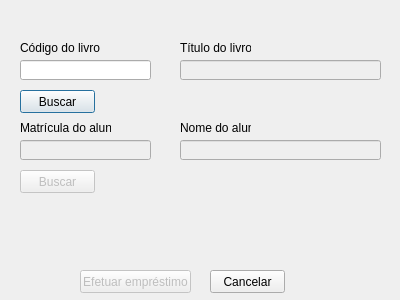
<?xml version="1.0" encoding="UTF-8"?>
<ui version="4.0">
 <class>AlunoEmprestimoDLG</class>
 <widget class="QDialog" name="AlunoEmprestimoDLG">
  <property name="geometry">
   <rect>
    <x>0</x>
    <y>0</y>
    <width>400</width>
    <height>300</height>
   </rect>
  </property>
  <property name="windowTitle">
   <string>Dialog</string>
  </property>
  <widget class="QLineEdit" name="codLivroAl">
   <property name="geometry">
    <rect>
     <x>20</x>
     <y>60</y>
     <width>131</width>
     <height>20</height>
    </rect>
   </property>
  </widget>
  <widget class="QLineEdit" name="matAluno">
   <property name="enabled">
    <bool>false</bool>
   </property>
   <property name="geometry">
    <rect>
     <x>20</x>
     <y>140</y>
     <width>131</width>
     <height>20</height>
    </rect>
   </property>
  </widget>
  <widget class="QLabel" name="label">
   <property name="geometry">
    <rect>
     <x>20</x>
     <y>40</y>
     <width>81</width>
     <height>16</height>
    </rect>
   </property>
   <property name="text">
    <string>Código do livro</string>
   </property>
  </widget>
  <widget class="QLabel" name="label_2">
   <property name="geometry">
    <rect>
     <x>20</x>
     <y>120</y>
     <width>91</width>
     <height>16</height>
    </rect>
   </property>
   <property name="text">
    <string>Matrícula do aluno</string>
   </property>
  </widget>
  <widget class="QLabel" name="label_3">
   <property name="geometry">
    <rect>
     <x>180</x>
     <y>120</y>
     <width>71</width>
     <height>16</height>
    </rect>
   </property>
   <property name="text">
    <string>Nome do aluno</string>
   </property>
  </widget>
  <widget class="QLabel" name="label_4">
   <property name="geometry">
    <rect>
     <x>180</x>
     <y>40</y>
     <width>71</width>
     <height>16</height>
    </rect>
   </property>
   <property name="text">
    <string>Título do livro</string>
   </property>
  </widget>
  <widget class="QPushButton" name="BotaoBuscarAl">
   <property name="geometry">
    <rect>
     <x>20</x>
     <y>90</y>
     <width>75</width>
     <height>23</height>
    </rect>
   </property>
   <property name="text">
    <string>Buscar</string>
   </property>
  </widget>
  <widget class="QPushButton" name="buscButton_2Al">
   <property name="enabled">
    <bool>false</bool>
   </property>
   <property name="geometry">
    <rect>
     <x>20</x>
     <y>170</y>
     <width>75</width>
     <height>23</height>
    </rect>
   </property>
   <property name="text">
    <string>Buscar</string>
   </property>
  </widget>
  <widget class="QPushButton" name="pushButton_3">
   <property name="enabled">
    <bool>false</bool>
   </property>
   <property name="geometry">
    <rect>
     <x>80</x>
     <y>270</y>
     <width>111</width>
     <height>23</height>
    </rect>
   </property>
   <property name="text">
    <string>Efetuar empréstimo</string>
   </property>
  </widget>
  <widget class="QPushButton" name="CanButtonEmAl">
   <property name="geometry">
    <rect>
     <x>210</x>
     <y>270</y>
     <width>75</width>
     <height>23</height>
    </rect>
   </property>
   <property name="text">
    <string>Cancelar</string>
   </property>
  </widget>
  <widget class="QLineEdit" name="tituloLivroAl">
   <property name="enabled">
    <bool>false</bool>
   </property>
   <property name="geometry">
    <rect>
     <x>180</x>
     <y>60</y>
     <width>201</width>
     <height>20</height>
    </rect>
   </property>
  </widget>
  <widget class="QLineEdit" name="nomeAluno">
   <property name="enabled">
    <bool>false</bool>
   </property>
   <property name="geometry">
    <rect>
     <x>180</x>
     <y>140</y>
     <width>201</width>
     <height>20</height>
    </rect>
   </property>
  </widget>
 </widget>
 <resources/>
 <connections/>
</ui>
